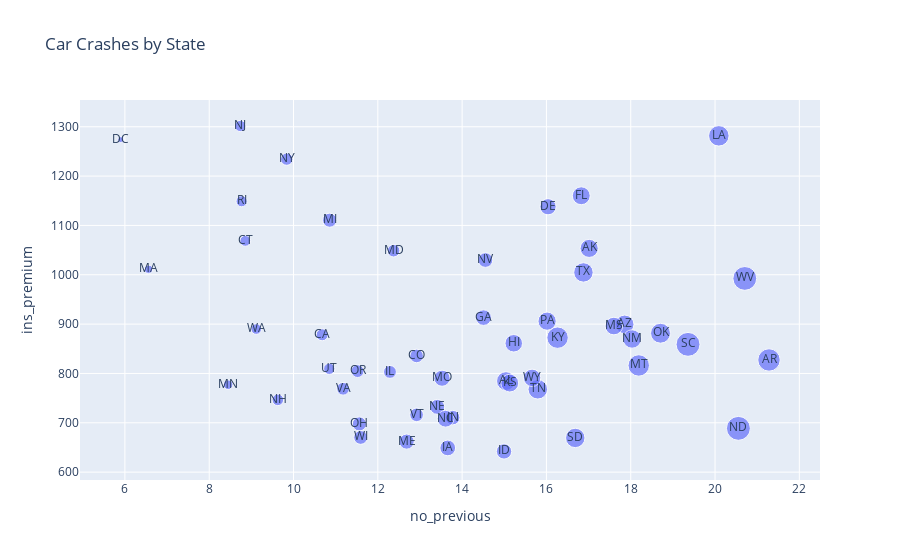

The cell this chart's notebook holds for it:
### Markdown cell above
**26) [P] Next, generate two interesting plots that show some relationships between variables in the data. Try to
use as many variables as you can without creating chaos! Don't just throw in multiple variables for the sake of
showing them, only include them if it makes sense to do so. Your aim is to derive meaning from your data.
Good visualizations tell a story. Strive to use at least one additional variable as size, color, or shape in your
data, so you can show more than just 2 variables on a single plot. Add titles, legends and label your axes as
appropriate.**

**After each plot, create a markdown cell and briefly draw conclusions from your plot.**

### Code cell
fig = go.Figure()

fig.add_trace(go.Scatter(x=df_car_crashes.no_previous, y=df_car_crashes.ins_premium, text=df_car_crashes.index, mode='markers+text', marker=dict(size=df_car_crashes.total), name="Car Crashes"))

fig.update_layout(title="Car Crashes by State", xaxis_title="no_previous", yaxis_title="ins_premium")
fig.show()

### Figure 1 — Plotly figure (JSON) as saved in the notebook; plotly's stock layout.template omitted (floating-point values rounded to 4 significant figures)
{"data": [{"marker": {"size": [18.8, 18.1, 18.6, 22.4, 12, 13.6, 10.8, 16.2, 5.9, 17.9, 15.6, 17.5, 15.3, 12.8, 14.5, 15.7, 17.8, 21.4, 20.5, 15.1, 12.5, 8.2, 14.1, 9.6, 17.6, 16.1, 21.4, 14.9, 14.7, 11.6, 11.2, 18.4, 12.3, 16.8, 23.9, 14.1, 19.9, 12.8, 18.2, 11.1, 23.9, 19.4, 19.5, 19.4, 11.3, 13.6, 12.7, 10.6, 23.8, 13.8, 17.4]}, "mode": "markers+text", "name": "Car Crashes", "text": ["AL", "AK", "AZ", "AR", "CA", "CO", "CT", "DE", "DC", "FL", "GA", "HI", "ID", "IL", "IN", "IA", "KS", "KY", "LA", "ME", "MD", "MA", "MI", "MN", "MS", "MO", "MT", "NE", "NV", "NH", "NJ", "NM", "NY", "NC", "ND", "OH", "OK", "OR", "PA", "RI", "SC", "SD", "TN", "TX", "UT", "VT", "VA", "WA", "WV", "WI", "WY"], "type": "scatter", "x": [15.04, 17.01, 17.86, 21.28, 10.68, 12.92, 8.856, 16.04, 5.9, 16.83, 14.51, 15.22, 14.99, 12.29, 13.78, 13.66, 15.13, 16.26, 20.09, 12.68, 12.38, 6.56, 10.86, 8.448, 17.6, 13.52, 18.19, 13.41, 14.55, 9.628, 8.736, 18.03, 9.84, 13.61, 20.55, 11.56, 18.71, 11.52, 16.02, 8.769, 19.36, 16.68, 15.79, 16.88, 10.85, 12.92, 11.18, 9.116, 20.71, 11.59, 15.66], "y": [784.5, 1053.0, 899.5, 827.3, 878.4, 835.5, 1069.0, 1138.0, 1274.0, 1160.0, 913.1, 861.2, 642.0, 803.1, 710.5, 649.1, 780.5, 872.5, 1282.0, 661.9, 1049.0, 1011.0, 1111.0, 777.2, 896.1, 790.3, 816.2, 732.3, 1030.0, 746.5, 1302.0, 869.9, 1234.0, 708.2, 688.8, 697.7, 881.5, 804.7, 906.0, 1149.0, 859.0, 669.3, 767.9, 1005.0, 809.4, 716.2, 769.0, 890.0, 992.6, 670.3, 791.1]}], "layout": {"title": {"text": "Car Crashes by State"}, "xaxis": {"title": {"text": "no_previous"}}, "yaxis": {"title": {"text": "ins_premium"}}}}
